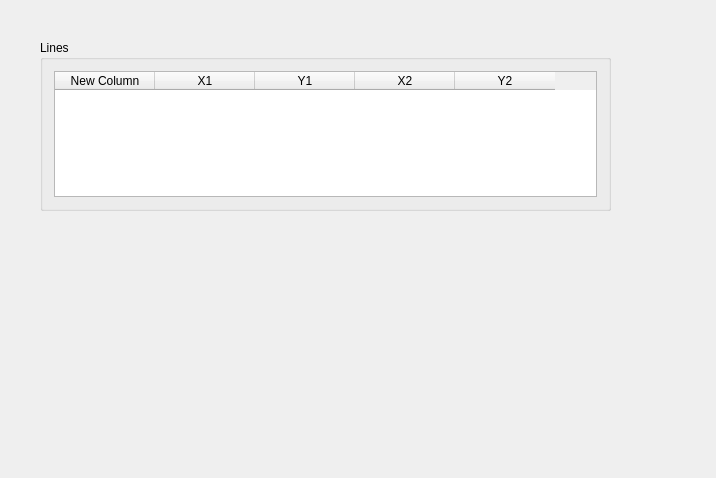
<?xml version="1.0" encoding="UTF-8"?>
<ui version="4.0">
 <class>ConfigurationWnd</class>
 <widget class="QWidget" name="ConfigurationWnd">
  <property name="geometry">
   <rect>
    <x>0</x>
    <y>0</y>
    <width>716</width>
    <height>478</height>
   </rect>
  </property>
  <property name="windowTitle">
   <string>ConfigurationWnd</string>
  </property>
  <widget class="QGroupBox" name="groupBox">
   <property name="geometry">
    <rect>
     <x>40</x>
     <y>40</y>
     <width>571</width>
     <height>171</height>
    </rect>
   </property>
   <property name="title">
    <string>Lines</string>
   </property>
   <layout class="QHBoxLayout" name="horizontalLayout">
    <item>
     <widget class="QTableWidget" name="tbl_Lines">
      <property name="columnCount">
       <number>5</number>
      </property>
      <column>
       <property name="text">
        <string>New Column</string>
       </property>
      </column>
      <column>
       <property name="text">
        <string>X1</string>
       </property>
      </column>
      <column>
       <property name="text">
        <string>Y1</string>
       </property>
      </column>
      <column>
       <property name="text">
        <string>X2</string>
       </property>
      </column>
      <column>
       <property name="text">
        <string>Y2</string>
       </property>
      </column>
     </widget>
    </item>
   </layout>
  </widget>
 </widget>
 <layoutdefault spacing="6" margin="11"/>
 <resources/>
 <connections>
  <connection>
   <sender>tbl_Lines</sender>
   <signal>itemChanged(QTableWidgetItem*)</signal>
   <receiver>ConfigurationWnd</receiver>
   <slot>OnLineTableItemChanged(QTableWidgetItem*)</slot>
   <hints>
    <hint type="sourcelabel">
     <x>264</x>
     <y>110</y>
    </hint>
    <hint type="destinationlabel">
     <x>758</x>
     <y>147</y>
    </hint>
   </hints>
  </connection>
 </connections>
 <slots>
  <slot>OnLineTableItemChanged(QTableWidgetItem*)</slot>
 </slots>
</ui>
